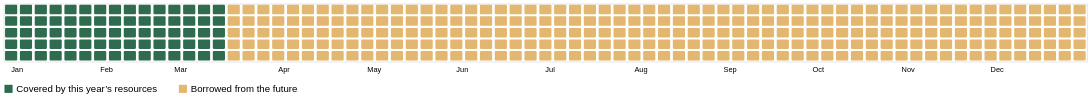

The specification (Vega-Lite) saved for this image:
### Vega-Lite specification from a JSON file in a GitHub repository (floating-point values rounded to 4 significant figures)
{"$schema": "https://vega.github.io/schema/vega-lite/v5.json", "description": "Hero: the 365 days of 2026 as a grid of 73 columns x 5 rows, filled day by day. The first 75 days (up to Australia's Overshoot Day, 16 March) are green; the rest of the year is 'borrowed'.", "width": "container", "height": 78, "data": {"sequence": {"start": 1, "stop": 366, "as": "day"}}, "transform": [{"calculate": "datetime(2026, 0, datum.day)", "as": "date"}, {"calculate": "floor((datum.day - 1) / 5)", "as": "col"}, {"calculate": "(datum.day - 1) % 5", "as": "row"}, {"calculate": "datum.day <= 75 ? 'Covered by this year’s resources' : 'Borrowed from the future'", "as": "status"}], "mark": {"type": "rect", "cornerRadius": 1.5}, "encoding": {"x": {"field": "col", "type": "ordinal", "title": null, "scale": {"paddingInner": 0.18}, "axis": {"orient": "bottom", "domain": false, "ticks": false, "labelPadding": 6, "labelAngle": 0, "labelAlign": "left", "labelExpr": "date(datetime(2026, 0, datum.value * 5 + 1)) == 1 ? timeFormat(datetime(2026, 0, datum.value * 5 + 1), '%b') : month(datetime(2026, 0, datum.value * 5 + 5)) != month(datetime(2026, 0, datum.value * 5 + 1)) ? timeFormat(datetime(2026, 0, datum.value * 5 + 5), '%b') : ''"}}, "y": {"field": "row", "type": "ordinal", "axis": null, "scale": {"paddingInner": 0.18}}, "color": {"field": "status", "type": "nominal", "title": null, "scale": {"domain": ["Covered by this year’s resources", "Borrowed from the future"], "range": ["#2F6B4F", "#E3B76F"]}, "legend": {"orient": "bottom", "direction": "horizontal", "symbolType": "square", "symbolSize": 120, "labelFontSize": 13, "labelLimit": 0, "columnPadding": 28, "offset": 14}}, "tooltip": [{"field": "date", "type": "temporal", "title": "Date", "format": "%-d %B"}, {"field": "status", "title": "Status"}]}}
